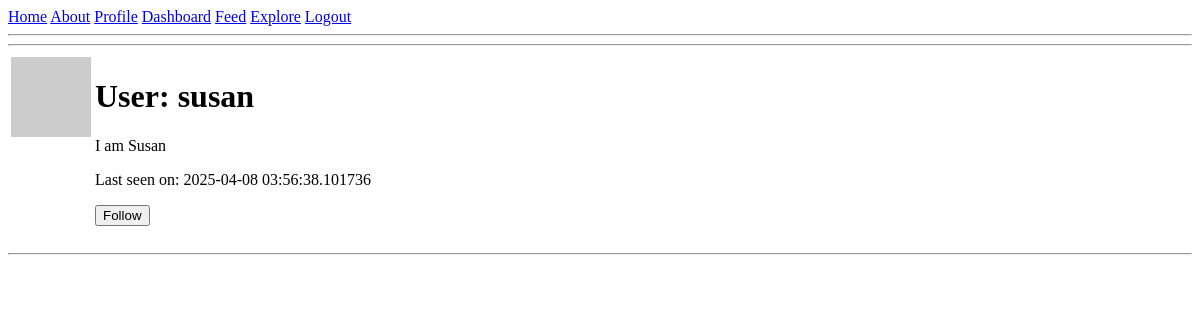
The page /user/susan (signed in) on the database as committed earlier.
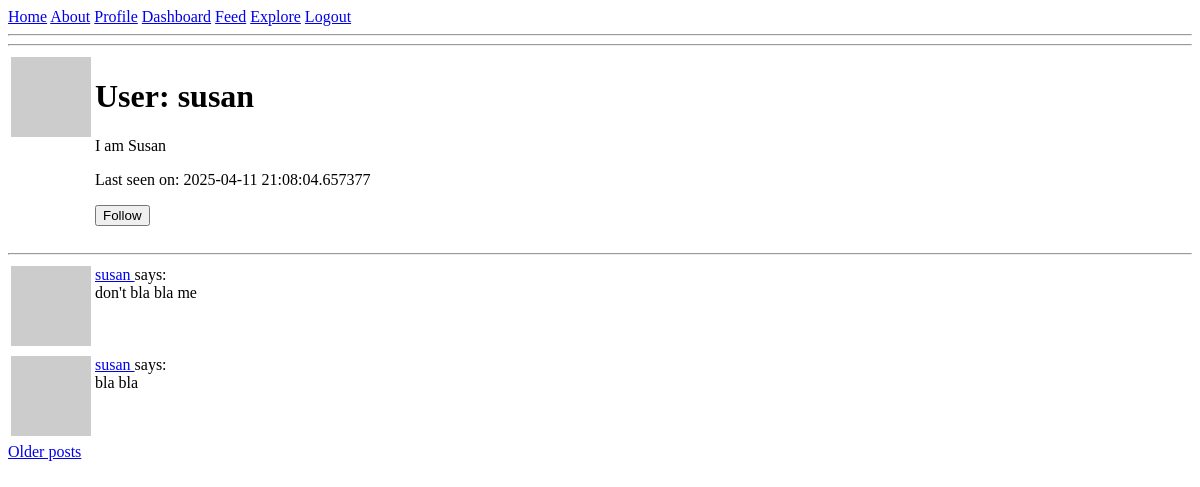
The same page on the database as committed later.
### app/models.py (models this page shows, shortened)
class User(UserMixin, db.Model):
    id: so.Mapped[int] = so.mapped_column(primary_key=True)
    username: so.Mapped[str] = so.mapped_column(sa.String(64), index=True,
                                                unique=True)
    email: so.Mapped[str] = so.mapped_column(sa.String(120), index=True,
                                             unique=True)
    password_hash: so.Mapped[Optional[str]] = so.mapped_column(sa.String(256))
    about_me: so.Mapped[Optional[str]] = so.mapped_column(sa.String(140))
    last_seen: so.Mapped[Optional[datetime]] = so.mapped_column(
        default=lambda: datetime.now(timezone.utc))
    posts: so.WriteOnlyMapped['Post'] = so.relationship(
        back_populates='author')
    following: so.WriteOnlyMapped['User'] = so.relationship(
        secondary=followers, primaryjoin=(followers.c.follower_id == id),
        secondaryjoin=(followers.c.followed_id == id),
        back_populates='followers')
    followers: so.WriteOnlyMapped['User'] = so.relationship(
        secondary=followers, primaryjoin=(followers.c.followed_id == id),
        secondaryjoin=(followers.c.follower_id == id),
        back_populates='following')
    def avatar(self, size):
        digest = md5(self.email.lower().encode('utf-8')).hexdigest()
        return f'https://www.gravatar.com/avatar/{digest}?d=monsterid&s={size}'
    def is_following(self, user):
        query = self.following.select().where(User.id == user.id)
        return db.session.scalar(query) is not None

class Post(db.Model):
    id: so.Mapped[int] = so.mapped_column(primary_key=True)
    body: so.Mapped[str] = so.mapped_column(sa.String(140))
    timestamp: so.Mapped[datetime] = so.mapped_column(
        index=True, default=lambda: datetime.now(timezone.utc))
    user_id: so.Mapped[int] = so.mapped_column(sa.ForeignKey(User.id),
                                               index=True)
    author: so.Mapped[User] = so.relationship(back_populates='posts')

### app/routes.py (the view)
@app.route('/user/<username>')
@login_required
def user(username):
    user = db.first_or_404(sa.select(User).where(User.username == username))
    page = request.args.get('page', 1, type=int)
    query = user.posts.select().order_by(Post.timestamp.desc())
    posts = db.paginate(query, page=page,
                        per_page=app.config['POSTS_PER_PAGE'],
                        error_out=False)
    next_url = url_for('user', username=user.username, page=posts.next_num) \
        if posts.has_next else None
    prev_url = url_for('user', username=user.username, page=posts.prev_num) \
        if posts.has_prev else None
    form = EmptyForm()
    return render_template('user.html', user=user, posts=posts.items,
                           prev_url=prev_url, next_url=next_url, form=form)

### app/forms.py
class EmptyForm(FlaskForm):
    submit = SubmitField('Submit')

### app/models.py (called while the page is built)
@login.user_loader
def load_user(id):
    return db.session.get(User, int(id))

### app/routes.py (called while the page is built)
@app.before_request
def before_request():
    if current_user.is_authenticated:
        current_user.last_seen = datetime.now(timezone.utc)
        db.session.commit()

### app/templates/user.html (shortened to what this page needs)
{% extends "base.html" %}
{% block content %}
    <table>
        <tr valign="top">
            <td><img src="{{ user.avatar(128) }}"></td>
            <td>
                <h1>User: {{ user.username }}</h1>
                {% if user.about_me %}
                    <p>{{ user.about_me }}</p>
                {% endif %}
                {% if user.last_seen %}
                    <p>Last seen on: {{ user.last_seen }}</p>
                {% endif %}
                {% if user == current_user %}
                    <p>
                        <a href="{{ url_for('edit_profile') }}">Edit your profile</a>
                    </p>
                {% elif not current_user.is_following(user) %}
                    <p>
                        <form action="{{ url_for('follow', username=user.username) }}" method="post">
                            {{ form.submit(value='Follow') }}
                        </form>
                    </p>
                {% endif %}
            </td>
        </tr>
    </table>
    <hr>
    {% for post in posts %}
        {% include '_post.html' %}
    {% endfor %}
    {% if next_url %}
    <a href="{{ next_url }}">Older posts</a>
    {% endif %}
{% endblock %}

### app/templates/base.html (shortened to what this page needs)
<!doctype html>
<html>
    <head>
    </head>
    <body>
        <div>
            <a href="{{ url_for('index') }}">Home</a>
            <a href="{{ url_for('about') }}">About</a>
            {% if current_user.is_anonymous %}
            <a href="{{ url_for('login') }}">Login</a>
            {% else %}
            <a href="{{ url_for('user', username=current_user.username) }}">Profile</a>
            <a href="{{ url_for('dashboard') }}">Dashboard</a>
            <a href="{{ url_for('feed') }}">Feed</a>
            <a href="{{ url_for('explore') }}">Explore</a>
            <a href="{{ url_for('logout') }}">Logout</a>
            {% endif %}
        </div>
        <hr>
        <hr>
        {% block content %}{% endblock %}
    </body>
</html>

### app/templates/_post.html
<table>
    <tr valign="top">
        <td><img src="{{ post.author.avatar(36) }}"></td>
        <td>
            <a href="{{ url_for('user', username=post.author.username) }}">
                {{ post.author.username }}
            </a>
            says:<br>{{ post.body }}
        </td>
    </tr>
</table>

Rows that differ between the two databases and show on the page:
changed User "susan": last_seen "2025-04-08 03:56:38.101736" → "2025-04-11 21:08:04.657377"
added Post: author.username "susan", body "don't bla bla me"
added Post: author.username "susan", body "bla bla"
Other text that changed with them:
text now shown: "Older posts"
